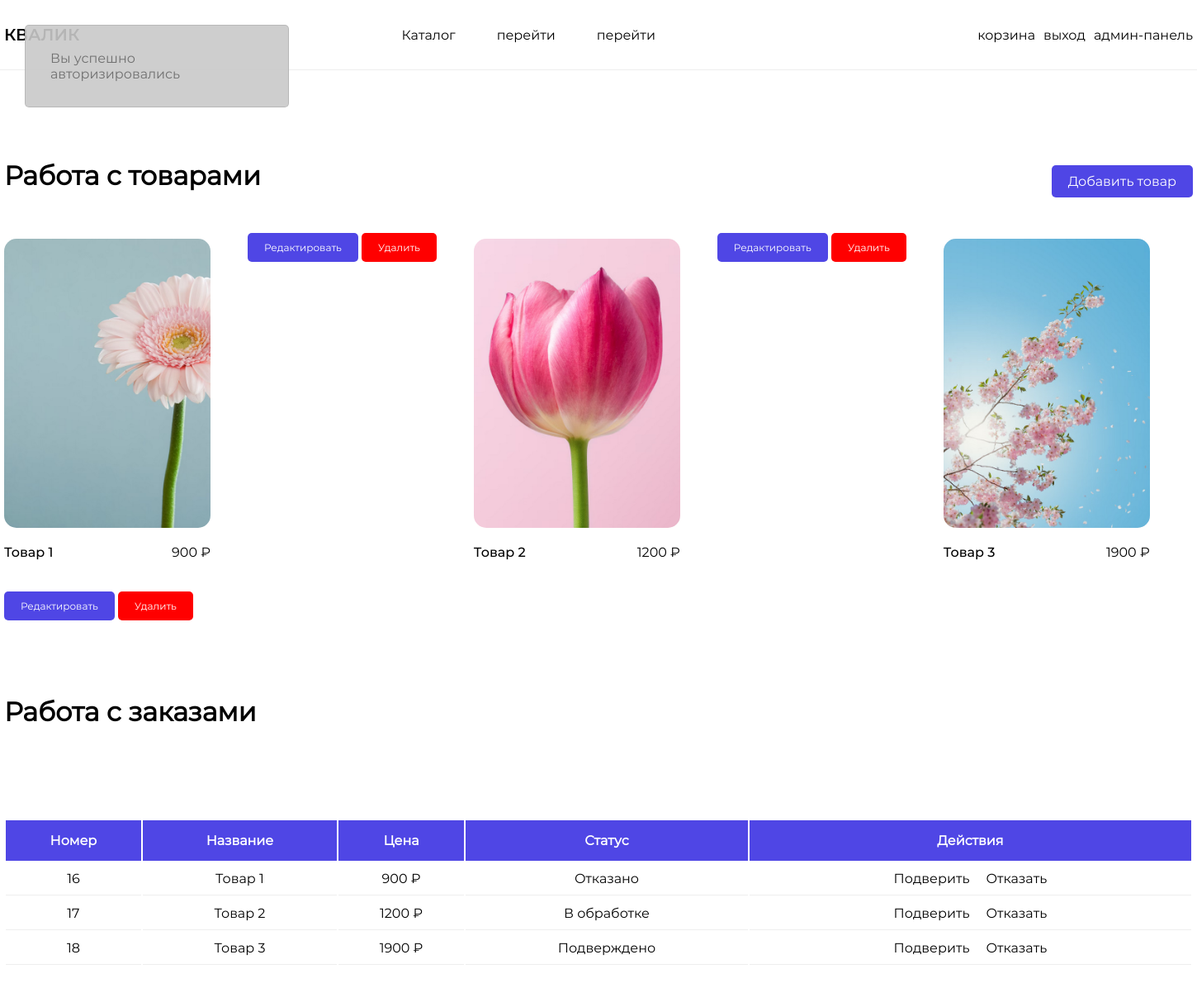
The app's page /?page=admin (signed in) with its own data.
### tables this page shows
CREATE TABLE `products` (
  `id` int NOT NULL,
  `name` varchar(255) NOT NULL,
  `about` text NOT NULL,
  `price` varchar(255) NOT NULL,
  `img_path` text NOT NULL,
  `category_id` int NOT NULL
);

CREATE TABLE `orders` (
  `id` int NOT NULL,
  `product_id` int NOT NULL,
  `user_id` int NOT NULL,
  `status` int NOT NULL DEFAULT '0' COMMENT '0 - В ожидании\r\n1 - Подтверждён \r\n2 - Отклонён'
);

### assets/pages/admin.php (the view, shortened to what this page needs)
<?
$products = $database->query('SELECT * FROM `products`')->fetchAll(2);
$orders = $database->query('SELECT *, `orders`.`id` as `order_id` FROM `orders` JOIN `products` ON `orders`.`product_id` = `products`.`id`')->fetchAll(2);
?>
<div class="container">
    <div class="admin-title">
        <h1>Работа с товарами</h1>
        <a class="btn-primary" href="?page=add-products">Добавить товар</a>
    </div>
    <div class="product-container">
        <? foreach ($products as $product): ?>
            <a href="?page=product&id=<?= $product['id'] ?>" class="product">
                <img src="assets/public/<?= $product['img_path'] ?>" alt="">
                <div class="product-title">
                    <span><?= $product['name']; ?></span>
                    <p><?= $product['price']; ?> ₽</p>
                </div>
                <div class="product-btns">
                    <a class="btn-primary" href="?page=update-products&id=<?= $product['id'] ?>">Редактировать</a>
                    <a onclick="return confirm('Вы хотите удалить товар?')" style="background: red" class="btn-primary"
                        href="?page=admin&delete_id=<?= $product['id'] ?>">Удалить</a>
                </div>
            </a>
        <? endforeach; ?>
    </div>
    <div class="admin-title">
        <h1>Работа с заказами</h1>
    </div>
    <div class="orders-container">
        <? if (!empty($orders)): ?>
            <div class="orders">
                <table>
                    <thead>
                        <tr>
                            <th>Номер</th>
                            <th>Название</th>
                            <th>Цена</th>
                            <th>Статус</th>
                            <th>Действия</th>
                        </tr>
                    </thead>
                    <tbody>
                        <? foreach ($orders as $order): ?>
                            <tr>
                                <td><?= $order['id'] ?></td>
                                <td><?= $order['name'] ?></td>
                                <td><?= $order['price'] ?> ₽</td>
                                <td>
                                    <?
                                    if ($order['status'] == 0) {
                                        echo 'В обработке';
                                    } elseif ($order['status'] == 1) {
                                        echo 'Подверждено';
                                    } elseif ($order['status'] == 2) {
                                        echo 'Отказано';
                                    }
                                    ?>
                                </td>
                                <td>
                                    <div class="order-btns">
                                        <a href="?page=admin&confirm_id=<?= $order['order_id'] ?>">Подверить</a>
                                        <a href="?page=admin&reject_id=<?= $order['order_id'] ?>">Отказать</a>
                                    </div>
                                </td>
                            </tr>
                        <? endforeach; ?>
                    </tbody>
                </table>
            </div>
        <? endif; ?>
    </div>
</div>

### assets/css/style.css (style rules this page uses)
* { margin: 0; padding: 0; list-style: none; box-sizing: border-box; transition: .2s; text-decoration: none; font-family: 'Regular'; }
a { color: #000; cursor: pointer; }
.container { width: 1440px; margin: 0 auto; }
.btn-primary { margin-top: 15px; width: fit-content; padding: 10px 20px; background: #4f46e5; color: #fff; border: 0; border-radius: 5px; cursor: pointer; font-weight: 500; }
.product { width: 300px; width: min-content; display: flex; flex-direction: column; height: min-content; }
.product-title { width: 250px; display: flex; justify-content: space-between; margin-top: 20px; align-items: center; }
.product-title span { font-family: 'Medium'; font-weight: 500; }
.product img { width: 250px; height: 350px; background: #00000010; border-radius: 15px; object-fit: cover; object-position: center; }
.product-container { display: flex; flex-wrap: wrap; gap: 45px; }
.admin-title { padding: 100px 0px 50px 0px; display: flex; justify-content: space-between; align-items: center; }
.product-btns a { font-size: 12px; }
.product-btns { height: max-content; }
table { margin-top: 60px; width: 100%; margin-bottom: 100px; }
thead tr th { padding: 15px 0px; background: #4f46e5; color: #fff; }
tbody tr td { border-bottom: 1px solid #eee; padding: 10px 0px; text-align: center; }
.order-btns { display: flex; gap: 20px; justify-content: center; }

### records on screen
products: img_path (picture), name "Товар 1", price "900"
products: img_path (picture), name "Товар 2", price "1200"
products: img_path (picture), name "Товар 3", price "1900"
orders: product "16", product.name "Товар 1", product.price "900", status "Отказано"
orders: product "17", product.name "Товар 2", product.price "1200", status "В обработке"
orders: product "18", product.name "Товар 3", product.price "1900", status "Подверждено"

### other values on screen
$_SESSION['message'] "Вы успешно авторизировались"
